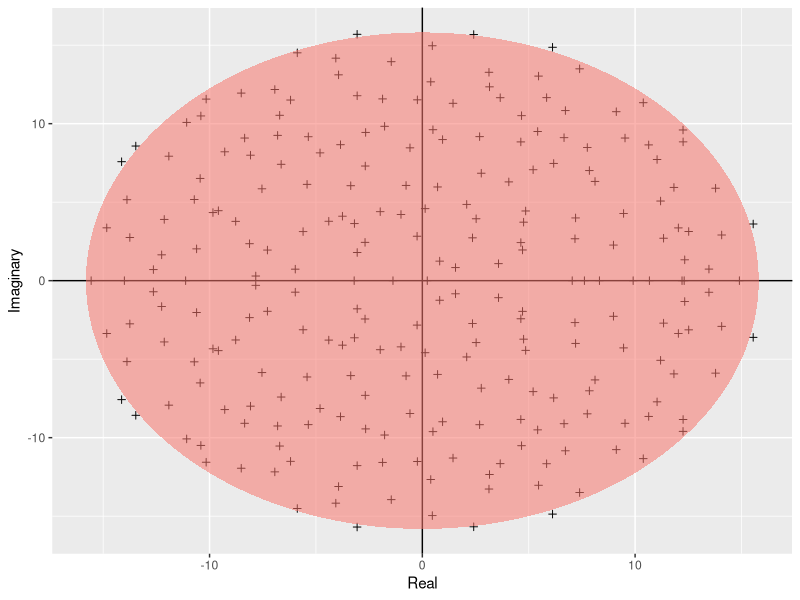

The R source for this figure: (Note: this script raises an error after producing the figure.)
# Author: An (an.nguyen21@imperial.ac.uk)
# Script: Girko.R
# Created: Oct 2021
# Plot the Girko's law simulation.

rm(list = ls())

require(ggplot2)

# function that returns an ellipse
build_ellipse <- function(hradius, vradius) {
  npoints <- 250
  a <- seq(0, 2 * pi, length = npoints + 1)
  x <- hradius * cos(a)
  y <- vradius * sin(a)
  return(data.frame(x = x, y = y))
}

N <- 250 # Assign size of the matrix

M <- matrix(rnorm(N * N), N, N) # Build the matrix

eigvals <- eigen(M)$values # Find the eigenvalues

# Build a dataframe
eigDF <- data.frame("Real" = Re(eigvals), "Imaginary" = Im(eigvals))

my_radius <- sqrt(N) # The radius of the circle is sqrt(N)

ellDF <- build_ellipse(my_radius, my_radius) # Dataframe to plot the ellipse

names(ellDF) <- c("Real", "Imaginary") # rename the columns

# plot the eigenvalues
p <- ggplot(eigDF, aes(x = Real, y = Imaginary))
p <- p +
  geom_point(shape = I(3)) +
  theme(legend.position = "none")

# now add the vertical and horizontal line
p <- p + geom_hline(aes(yintercept = 0))
p <- p + geom_vline(aes(xintercept = 0))

# finally, add the ellipse
p <- p + geom_polygon(data = ellDF, aes(x = Real, y = Imaginary, alpha = 1/20, fill = "red"))

pdf("../results/Girko.pdf")
p
dev.off()